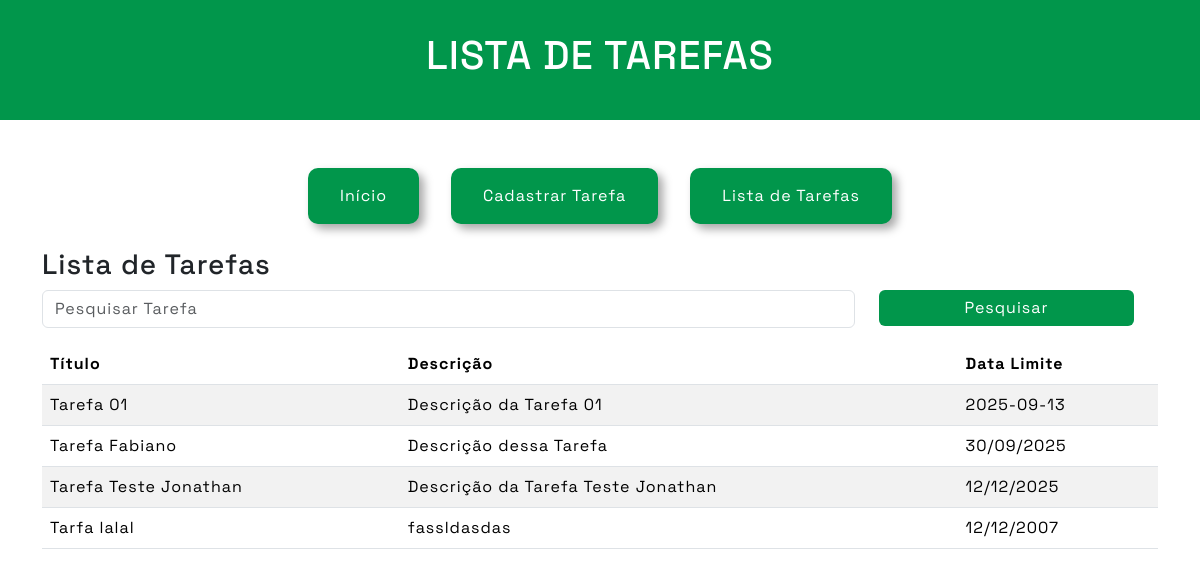
Page /tarefa/lista/ on the committed database.
### app/models.py (models this page shows)
class Tarefa(db.Model):
    id = db.Column(db.Integer, primary_key=True)
    titulo = db.Column(db.String(100), nullable=False)
    descricao = db.Column(db.String(200), nullable=False)
    data_limite = db.Column(db.String(100), nullable=False)

### app/views.py (the view)
@app.route('/tarefa/lista/')
def lista_tarefas():
    if request.method == 'GET':
        pesquisa = request.args.get('pesquisa', '')
    dados = Tarefa.query.order_by('titulo')
    if pesquisa != '':
        dados = dados.filter(Tarefa.titulo.ilike(f'%{pesquisa}%'))
    context = {'dados' : dados.all()}
    return render_template('tarefa_lista.html', context=context)

### app/templates/tarefa_lista.html
{% extends 'base.html' %}
{% block content%}
<div class="texto">
    <h1>LISTA DE TAREFAS</h1>
</div>
{% include 'nav.html' %}
    <div class="container">
            <div class="row mt-4">
                <h3>Lista de Tarefas</h3>
                <form action="" method="get" class="row">
                    <div class="col-9">
                        <input type="text" name="pesquisa" class="form-control" placeholder="Pesquisar Tarefa">
                    </div>
                    <div class="col-3">
                        <button type="submit" class="btn btn-primary w-100">Pesquisar</button>
                    </div>
                </form>
                <div class="col-12">
                    <table class="table mt-3 table-striped">
                        <thead>
                            <tr>
                                <th>Título</th>
                                <th>Descrição</th>
                                <th>Data Limite</th>
                            </tr>
                        </thead>
                        <body>
                            {% for linha in context.dados %}
                                <tr>
                                    <td>{{ linha.titulo }}</td>
                                    <td>{{ linha.descricao }}</td>
                                    <td>{{ linha.data_limite }}</td>
                                </tr>
                            {% endfor %}
                        </body>
                    </table>
                </div>
            </div>
       </div>
{% endblock %}

### app/templates/base.html (shortened to what this page needs)
<!DOCTYPE html>
<html lang="pt-br">
<head>
    <link rel="stylesheet" href="{{ url_for('static', filename='style.css') }}">
    <link href="https://cdn.jsdelivr.net/npm/bootstrap@5.3.7/dist/css/bootstrap.min.css" rel="stylesheet">
</head>
<body>
    {% block content %} {% endblock %}
</body>
</html>

### app/templates/nav.html
{% extends "base.html" %}
{% block content %}
    <div class="botoesLinks">
        <a href="{{url_for('homepage')}}">Início</a>
        <a href="{{url_for('cadastrar_tarefa')}}">Cadastrar Tarefa</a>
        <a href="{{url_for('lista_tarefas')}}" style="text-align: center;">Lista de Tarefas</a>
    </div>
{% endblock %}

### app/static/style.css (style rules this page uses)
:root { --primary-color: rgb(1, 150, 75); }
* { margin: 0; padding: 0; font-family: "Space Grotesk", sans-serif; letter-spacing: 1px; }
.botoesLinks { display: flex; flex-direction: row; justify-content: center; align-items: center; margin-top: 3rem; gap: 2rem; }
.botoesLinks a { background-color: var(--primary-color); color: white; padding: 1rem 2rem; border-radius: 10px; box-shadow: 5px 5px 10px rgba(0, 0, 0, 0.349); text-decoration: none; }
.texto { display: flex; justify-content: center; background-color: var(--primary-color); padding: 2rem ; color: white; }
.btn { background-color: var(--primary-color) !important; padding: 1rem 0rem; color: white; border: none !important;; font-size: 1.2rem; cursor: pointer; }

### rows in the picture
Tarefa: titulo "Tarefa 01", descricao "Descrição da Tarefa 01", data_limite "2025-09-13"
Tarefa: titulo "Tarefa Fabiano", descricao "Descrição dessa Tarefa", data_limite "30/09/2025"
Tarefa: titulo "Tarefa Teste Jonathan", descricao "Descrição da Tarefa Teste Jonathan", data_limite "12/12/2025"
Tarefa: titulo "Tarfa lalal", descricao "fassldasdas", data_limite "12/12/2007"
